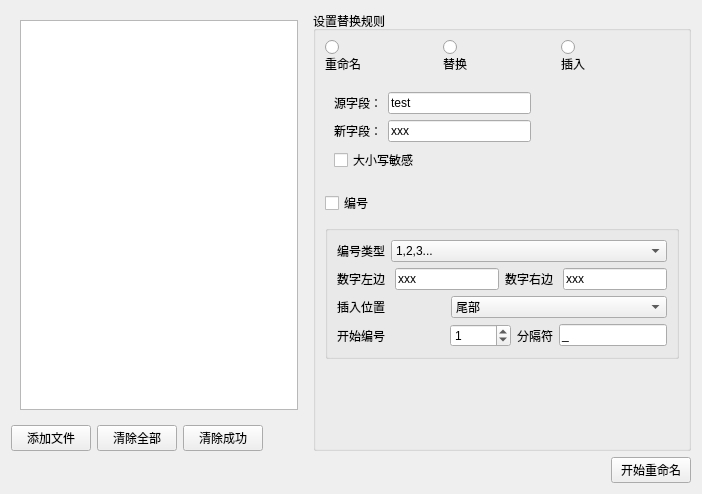
<?xml version="1.0" encoding="UTF-8"?>
<ui version="4.0">
 <class>BatchRenameWidget</class>
 <widget class="QWidget" name="BatchRenameWidget">
  <property name="geometry">
   <rect>
    <x>0</x>
    <y>0</y>
    <width>702</width>
    <height>433</height>
   </rect>
  </property>
  <property name="windowTitle">
   <string>Form</string>
  </property>
  <layout class="QGridLayout" name="gridLayout_6">
   <item row="0" column="0">
    <layout class="QHBoxLayout" name="horizontalLayout_14" stretch="3,1">
     <item>
      <layout class="QVBoxLayout" name="verticalLayout_7">
       <item>
        <widget class="QStackedWidget" name="stackedWidget_selectFile">
         <property name="sizePolicy">
          <sizepolicy hsizetype="Expanding" vsizetype="Expanding">
           <horstretch>0</horstretch>
           <verstretch>0</verstretch>
          </sizepolicy>
         </property>
         <property name="currentIndex">
          <number>1</number>
         </property>
         <widget class="QWidget" name="page_selectfile">
          <layout class="QGridLayout" name="gridLayout_8">
           <item row="0" column="0">
            <widget class="QPushButton" name="pushButton">
             <property name="sizePolicy">
              <sizepolicy hsizetype="Expanding" vsizetype="Expanding">
               <horstretch>0</horstretch>
               <verstretch>0</verstretch>
              </sizepolicy>
             </property>
             <property name="text">
              <string>把文件拖入其中或点击添加文件</string>
             </property>
            </widget>
           </item>
          </layout>
         </widget>
         <widget class="QWidget" name="page_tableview">
          <layout class="QGridLayout" name="gridLayout_7">
           <item row="0" column="0">
            <widget class="QTableView" name="tableView">
             <property name="sizePolicy">
              <sizepolicy hsizetype="Expanding" vsizetype="Expanding">
               <horstretch>0</horstretch>
               <verstretch>0</verstretch>
              </sizepolicy>
             </property>
            </widget>
           </item>
          </layout>
         </widget>
        </widget>
       </item>
       <item>
        <layout class="QHBoxLayout" name="horizontalLayout_11" stretch="5,0,2">
         <item>
          <layout class="QHBoxLayout" name="horizontalLayout_10">
           <item>
            <widget class="QPushButton" name="pushButton_addFile">
             <property name="text">
              <string>添加文件</string>
             </property>
            </widget>
           </item>
           <item>
            <widget class="QPushButton" name="pushButton_clearFile">
             <property name="text">
              <string>清除全部</string>
             </property>
            </widget>
           </item>
          </layout>
         </item>
         <item>
          <widget class="QPushButton" name="pushButton_clearSuccessFiles">
           <property name="text">
            <string>清除成功</string>
           </property>
          </widget>
         </item>
         <item>
          <spacer name="horizontalSpacer_2">
           <property name="orientation">
            <enum>Qt::Horizontal</enum>
           </property>
           <property name="sizeHint" stdset="0">
            <size>
             <width>40</width>
             <height>20</height>
            </size>
           </property>
          </spacer>
         </item>
        </layout>
       </item>
      </layout>
     </item>
     <item>
      <widget class="QGroupBox" name="groupBox_2">
       <property name="sizePolicy">
        <sizepolicy hsizetype="Fixed" vsizetype="Fixed">
         <horstretch>0</horstretch>
         <verstretch>0</verstretch>
        </sizepolicy>
       </property>
       <property name="title">
        <string>设置替换规则</string>
       </property>
       <layout class="QGridLayout" name="gridLayout_2">
        <item row="0" column="0">
         <layout class="QVBoxLayout" name="verticalLayout_8" stretch="1,1,1,1,2">
          <property name="spacing">
           <number>10</number>
          </property>
          <item>
           <layout class="QHBoxLayout" name="horizontalLayout">
            <property name="spacing">
             <number>0</number>
            </property>
            <property name="sizeConstraint">
             <enum>QLayout::SetFixedSize</enum>
            </property>
            <item>
             <layout class="QVBoxLayout" name="verticalLayout">
              <property name="spacing">
               <number>0</number>
              </property>
              <property name="sizeConstraint">
               <enum>QLayout::SetFixedSize</enum>
              </property>
              <item>
               <widget class="QRadioButton" name="radioButton_rename">
                <property name="text">
                 <string/>
                </property>
               </widget>
              </item>
              <item>
               <widget class="QLabel" name="label">
                <property name="sizePolicy">
                 <sizepolicy hsizetype="Preferred" vsizetype="Fixed">
                  <horstretch>0</horstretch>
                  <verstretch>0</verstretch>
                 </sizepolicy>
                </property>
                <property name="text">
                 <string>重命名</string>
                </property>
               </widget>
              </item>
             </layout>
            </item>
            <item>
             <layout class="QVBoxLayout" name="verticalLayout_2">
              <property name="spacing">
               <number>0</number>
              </property>
              <property name="sizeConstraint">
               <enum>QLayout::SetFixedSize</enum>
              </property>
              <item>
               <widget class="QRadioButton" name="radioButton_replace">
                <property name="text">
                 <string/>
                </property>
               </widget>
              </item>
              <item>
               <widget class="QLabel" name="label_2">
                <property name="sizePolicy">
                 <sizepolicy hsizetype="Preferred" vsizetype="Fixed">
                  <horstretch>0</horstretch>
                  <verstretch>0</verstretch>
                 </sizepolicy>
                </property>
                <property name="text">
                 <string>替换</string>
                </property>
               </widget>
              </item>
             </layout>
            </item>
            <item>
             <layout class="QVBoxLayout" name="verticalLayout_3">
              <property name="spacing">
               <number>0</number>
              </property>
              <property name="sizeConstraint">
               <enum>QLayout::SetFixedSize</enum>
              </property>
              <item>
               <widget class="QRadioButton" name="radioButton_insert">
                <property name="text">
                 <string/>
                </property>
               </widget>
              </item>
              <item>
               <widget class="QLabel" name="label_3">
                <property name="sizePolicy">
                 <sizepolicy hsizetype="Preferred" vsizetype="Fixed">
                  <horstretch>0</horstretch>
                  <verstretch>0</verstretch>
                 </sizepolicy>
                </property>
                <property name="text">
                 <string>插入</string>
                </property>
               </widget>
              </item>
             </layout>
            </item>
           </layout>
          </item>
          <item>
           <widget class="QStackedWidget" name="stackedWidget_Renamesetting">
            <property name="sizePolicy">
             <sizepolicy hsizetype="Fixed" vsizetype="Fixed">
              <horstretch>0</horstretch>
              <verstretch>0</verstretch>
             </sizepolicy>
            </property>
            <property name="currentIndex">
             <number>1</number>
            </property>
            <widget class="QWidget" name="page_rename">
             <layout class="QGridLayout" name="gridLayout_5">
              <item row="0" column="0">
               <layout class="QHBoxLayout" name="horizontalLayout_2">
                <item>
                 <widget class="QLabel" name="label_4">
                  <property name="text">
                   <string>新文件名：</string>
                  </property>
                 </widget>
                </item>
                <item>
                 <widget class="QLineEdit" name="lineEdit_rename">
                  <property name="text">
                   <string>xxxxx</string>
                  </property>
                 </widget>
                </item>
               </layout>
              </item>
             </layout>
            </widget>
            <widget class="QWidget" name="page_replace">
             <layout class="QGridLayout" name="gridLayout_3">
              <item row="0" column="0">
               <layout class="QVBoxLayout" name="verticalLayout_5">
                <item>
                 <layout class="QHBoxLayout" name="horizontalLayout_3" stretch="1,5">
                  <item>
                   <widget class="QLabel" name="label_5">
                    <property name="text">
                     <string>源字段：</string>
                    </property>
                   </widget>
                  </item>
                  <item>
                   <widget class="QLineEdit" name="lineEdit_srcField">
                    <property name="text">
                     <string>test</string>
                    </property>
                   </widget>
                  </item>
                 </layout>
                </item>
                <item>
                 <layout class="QHBoxLayout" name="horizontalLayout_4" stretch="1,5">
                  <item>
                   <widget class="QLabel" name="label_6">
                    <property name="text">
                     <string>新字段：</string>
                    </property>
                   </widget>
                  </item>
                  <item>
                   <widget class="QLineEdit" name="lineEdit_dstField">
                    <property name="text">
                     <string>xxx</string>
                    </property>
                   </widget>
                  </item>
                 </layout>
                </item>
               </layout>
              </item>
              <item row="1" column="0">
               <widget class="QCheckBox" name="checkBox_cases">
                <property name="text">
                 <string>大小写敏感</string>
                </property>
               </widget>
              </item>
             </layout>
            </widget>
            <widget class="QWidget" name="page_insert">
             <layout class="QGridLayout" name="gridLayout_4">
              <item row="0" column="0">
               <layout class="QVBoxLayout" name="verticalLayout_4">
                <item>
                 <layout class="QHBoxLayout" name="horizontalLayout_5" stretch="1,1,5">
                  <item>
                   <widget class="QLabel" name="label_7">
                    <property name="text">
                     <string>在第</string>
                    </property>
                   </widget>
                  </item>
                  <item>
                   <widget class="QSpinBox" name="spinBox_insertIndex">
                    <property name="minimum">
                     <number>1</number>
                    </property>
                    <property name="value">
                     <number>1</number>
                    </property>
                   </widget>
                  </item>
                  <item>
                   <widget class="QLabel" name="label_8">
                    <property name="text">
                     <string>个字符或汉字之后插入</string>
                    </property>
                   </widget>
                  </item>
                 </layout>
                </item>
                <item>
                 <layout class="QHBoxLayout" name="horizontalLayout_6">
                  <item>
                   <widget class="QLineEdit" name="lineEdit_insertFiled">
                    <property name="text">
                     <string>test</string>
                    </property>
                   </widget>
                  </item>
                  <item>
                   <spacer name="horizontalSpacer">
                    <property name="orientation">
                     <enum>Qt::Horizontal</enum>
                    </property>
                    <property name="sizeHint" stdset="0">
                     <size>
                      <width>40</width>
                      <height>20</height>
                     </size>
                    </property>
                   </spacer>
                  </item>
                 </layout>
                </item>
               </layout>
              </item>
             </layout>
            </widget>
           </widget>
          </item>
          <item>
           <layout class="QHBoxLayout" name="horizontalLayout_13" stretch="1,5">
            <item>
             <widget class="QCheckBox" name="checkBox_isaddnum">
              <property name="text">
               <string>编号</string>
              </property>
             </widget>
            </item>
            <item>
             <spacer name="horizontalSpacer_4">
              <property name="orientation">
               <enum>Qt::Horizontal</enum>
              </property>
              <property name="sizeHint" stdset="0">
               <size>
                <width>92</width>
                <height>17</height>
               </size>
              </property>
             </spacer>
            </item>
           </layout>
          </item>
          <item>
           <widget class="QGroupBox" name="groupBox_NumSetting">
            <property name="sizePolicy">
             <sizepolicy hsizetype="Fixed" vsizetype="Fixed">
              <horstretch>0</horstretch>
              <verstretch>0</verstretch>
             </sizepolicy>
            </property>
            <property name="title">
             <string/>
            </property>
            <layout class="QGridLayout" name="gridLayout">
             <item row="0" column="0">
              <layout class="QVBoxLayout" name="verticalLayout_6">
               <property name="spacing">
                <number>6</number>
               </property>
               <item>
                <layout class="QHBoxLayout" name="horizontalLayout_7" stretch="0,5">
                 <item>
                  <widget class="QLabel" name="label_9">
                   <property name="text">
                    <string>编号类型</string>
                   </property>
                  </widget>
                 </item>
                 <item>
                  <widget class="QComboBox" name="comboBox_numtype">
                   <item>
                    <property name="text">
                     <string>1,2,3...</string>
                    </property>
                   </item>
                   <item>
                    <property name="text">
                     <string>(1),(2),(3)...</string>
                    </property>
                   </item>
                   <item>
                    <property name="text">
                     <string>[1],[2],[3]...</string>
                    </property>
                   </item>
                   <item>
                    <property name="text">
                     <string>{1},{2},{3}...</string>
                    </property>
                   </item>
                   <item>
                    <property name="text">
                     <string>自定义</string>
                    </property>
                   </item>
                  </widget>
                 </item>
                </layout>
               </item>
               <item>
                <layout class="QHBoxLayout" name="horizontalLayout_custom" stretch="1,2,1,2">
                 <item>
                  <widget class="QLabel" name="label_13">
                   <property name="sizePolicy">
                    <sizepolicy hsizetype="Minimum" vsizetype="Preferred">
                     <horstretch>0</horstretch>
                     <verstretch>0</verstretch>
                    </sizepolicy>
                   </property>
                   <property name="text">
                    <string>数字左边</string>
                   </property>
                  </widget>
                 </item>
                 <item>
                  <widget class="QLineEdit" name="lineEdit_leftstr">
                   <property name="sizePolicy">
                    <sizepolicy hsizetype="Preferred" vsizetype="Preferred">
                     <horstretch>0</horstretch>
                     <verstretch>0</verstretch>
                    </sizepolicy>
                   </property>
                   <property name="text">
                    <string>xxx</string>
                   </property>
                  </widget>
                 </item>
                 <item>
                  <widget class="QLabel" name="label_14">
                   <property name="sizePolicy">
                    <sizepolicy hsizetype="Minimum" vsizetype="Preferred">
                     <horstretch>0</horstretch>
                     <verstretch>0</verstretch>
                    </sizepolicy>
                   </property>
                   <property name="text">
                    <string>数字右边</string>
                   </property>
                  </widget>
                 </item>
                 <item>
                  <widget class="QLineEdit" name="lineEdit_rightstr">
                   <property name="sizePolicy">
                    <sizepolicy hsizetype="Preferred" vsizetype="Preferred">
                     <horstretch>0</horstretch>
                     <verstretch>0</verstretch>
                    </sizepolicy>
                   </property>
                   <property name="text">
                    <string>xxx</string>
                   </property>
                  </widget>
                 </item>
                </layout>
               </item>
               <item>
                <layout class="QHBoxLayout" name="horizontalLayout_8" stretch="1,2">
                 <property name="spacing">
                  <number>6</number>
                 </property>
                 <item>
                  <widget class="QLabel" name="label_10">
                   <property name="sizePolicy">
                    <sizepolicy hsizetype="Minimum" vsizetype="Preferred">
                     <horstretch>0</horstretch>
                     <verstretch>0</verstretch>
                    </sizepolicy>
                   </property>
                   <property name="text">
                    <string>插入位置</string>
                   </property>
                  </widget>
                 </item>
                 <item>
                  <widget class="QComboBox" name="comboBox_numpos">
                   <property name="sizePolicy">
                    <sizepolicy hsizetype="Expanding" vsizetype="Fixed">
                     <horstretch>0</horstretch>
                     <verstretch>0</verstretch>
                    </sizepolicy>
                   </property>
                   <item>
                    <property name="text">
                     <string>尾部</string>
                    </property>
                   </item>
                   <item>
                    <property name="text">
                     <string>头部</string>
                    </property>
                   </item>
                  </widget>
                 </item>
                </layout>
               </item>
               <item>
                <layout class="QHBoxLayout" name="horizontalLayout_9" stretch="1,0,0,0">
                 <item>
                  <widget class="QLabel" name="label_11">
                   <property name="text">
                    <string>开始编号</string>
                   </property>
                  </widget>
                 </item>
                 <item>
                  <widget class="QSpinBox" name="spinBox">
                   <property name="maximum">
                    <number>99999</number>
                   </property>
                   <property name="value">
                    <number>1</number>
                   </property>
                  </widget>
                 </item>
                 <item>
                  <widget class="QLabel" name="label_12">
                   <property name="text">
                    <string>分隔符</string>
                   </property>
                  </widget>
                 </item>
                 <item>
                  <widget class="QLineEdit" name="lineEdit_seprator">
                   <property name="text">
                    <string>_</string>
                   </property>
                  </widget>
                 </item>
                </layout>
               </item>
              </layout>
             </item>
            </layout>
           </widget>
          </item>
          <item>
           <spacer name="verticalSpacer">
            <property name="orientation">
             <enum>Qt::Vertical</enum>
            </property>
            <property name="sizeType">
             <enum>QSizePolicy::Maximum</enum>
            </property>
            <property name="sizeHint" stdset="0">
             <size>
              <width>20</width>
              <height>80</height>
             </size>
            </property>
           </spacer>
          </item>
         </layout>
        </item>
       </layout>
      </widget>
     </item>
    </layout>
   </item>
   <item row="1" column="0">
    <layout class="QHBoxLayout" name="horizontalLayout_12" stretch="8,1">
     <item>
      <spacer name="horizontalSpacer_3">
       <property name="orientation">
        <enum>Qt::Horizontal</enum>
       </property>
       <property name="sizeHint" stdset="0">
        <size>
         <width>92</width>
         <height>17</height>
        </size>
       </property>
      </spacer>
     </item>
     <item>
      <widget class="QPushButton" name="pushButton_start">
       <property name="text">
        <string>开始重命名</string>
       </property>
      </widget>
     </item>
    </layout>
   </item>
  </layout>
 </widget>
 <resources/>
 <connections/>
</ui>
